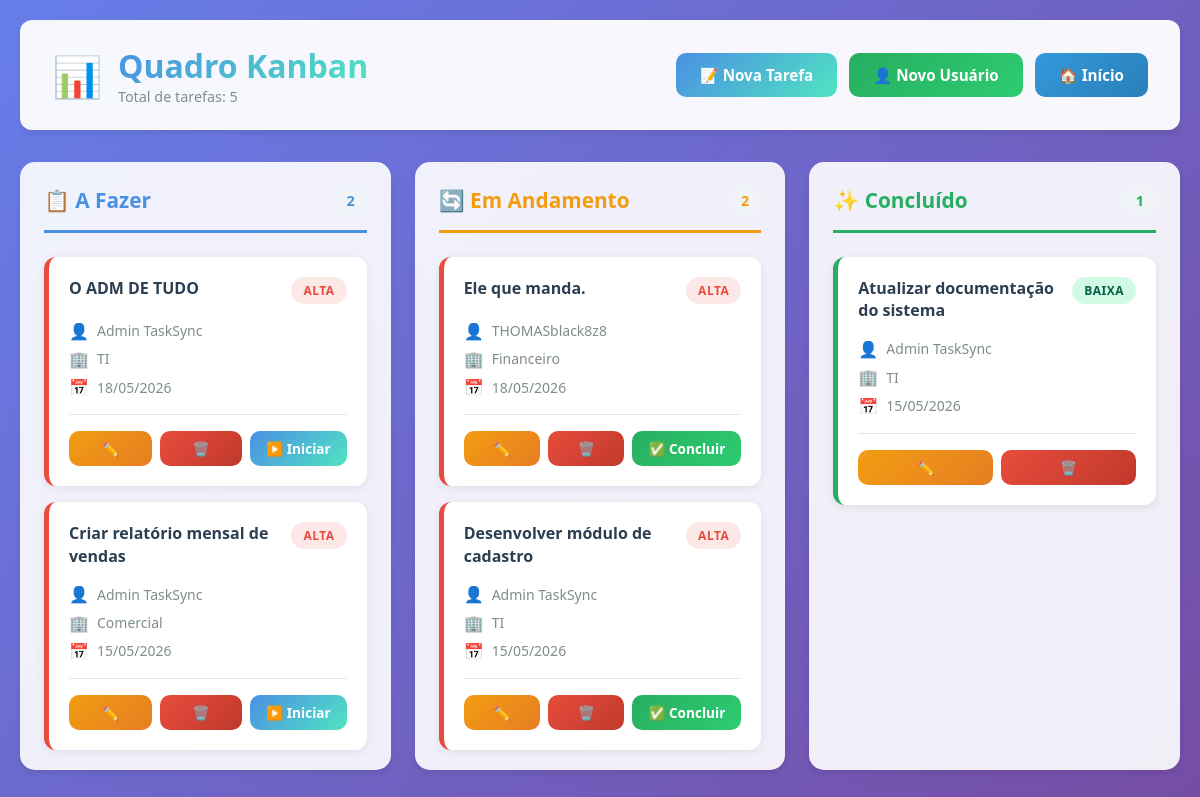
Page /tarefas/gerenciar.php on the committed database.
### tables this page shows
CREATE TABLE `tarefas` (
  `id_tarefa` int(11) NOT NULL,
  `id_usuario` int(11) NOT NULL,
  `descricao` text NOT NULL,
  `setor` varchar(50) NOT NULL,
  `prioridade` enum('baixa','média','alta') NOT NULL,
  `status` enum('a fazer','fazendo','concluído') DEFAULT 'a fazer',
  `data_cadastro` datetime DEFAULT current_timestamp()
);

CREATE TABLE `usuarios` (
  `id_usuario` int(11) NOT NULL,
  `nome` varchar(100) NOT NULL,
  `email` varchar(100) NOT NULL,
  `setor` varchar(50) NOT NULL,
  `data_cadastro` datetime DEFAULT current_timestamp()
);

### tarefas/gerenciar.php (the view, shortened to what this page needs)
<?php
require_once '../config/database.php';
try {
    $sql = "SELECT t.*, u.nome as usuario_nome, u.email as usuario_email
            FROM tarefas t
            JOIN usuarios u ON t.id_usuario = u.id_usuario
            ORDER BY t.prioridade DESC, t.data_cadastro DESC";
    $stmt = $pdo->query($sql);
    $tarefas = $stmt->fetchAll(PDO::FETCH_ASSOC);
} catch(PDOException $e) {
    die("Erro ao buscar tarefas: " . $e->getMessage());
}
$aFazer = array_filter($tarefas, function($t) { return $t['status'] === 'a fazer'; });
$fazendo = array_filter($tarefas, function($t) { return $t['status'] === 'fazendo'; });
$concluido = array_filter($tarefas, function($t) { return $t['status'] === 'concluído'; });
$totalTarefas = count($tarefas);
$totalAFazer = count($aFazer);
$totalFazendo = count($fazendo);
$totalConcluido = count($concluido);
?>
<!DOCTYPE html>
<html lang="pt-BR">
<head>
    <link rel="stylesheet" href="../css/kanban.css">
</head>
<body>
    <div class="container">
        <div class="header">
            <div class="header-left">
                <span class="logo-icon">📊</span>
                <div>
                    <h1>Quadro Kanban</h1>
                    <p>Total de tarefas: <?php echo $totalTarefas; ?></p>
                </div>
            </div>
            <div class="header-actions">
                <a href="cadastrar.php" class="btn btn-primary">
                    📝 Nova Tarefa
                </a>
                <a href="../usuarios/cadastrar.php" class="btn btn-success">
                    👤 Novo Usuário
                </a>
                <a href="../index.php" class="btn btn-info">
                    🏠 Início
                </a>
            </div>
        </div>
        <div class="kanban-board">
            <div class="kanban-column">
                <h3 class="column-header a-fazer">
                    📋 A Fazer
                    <span class="column-count"><?php echo $totalAFazer; ?></span>
                </h3>
                <?php if($totalAFazer > 0): ?>
                    <?php foreach($aFazer as $tarefa): ?>
                        <div class="task-card prioridade-<?php echo $tarefa['prioridade']; ?>">
                            <div class="task-header">
                                <span class="task-title">
                                    <?php echo htmlspecialchars($tarefa['descricao']); ?>
                                </span>
                                <span class="task-badge badge-<?php echo $tarefa['prioridade']; ?>">
                                    <?php echo $tarefa['prioridade']; ?>
                                </span>
                            </div>
                            <div class="task-info">
                                <div class="task-info-item">
                                    <span class="task-info-icon">👤</span>
                                    <?php echo htmlspecialchars($tarefa['usuario_nome']); ?>
                                </div>
                                <div class="task-info-item">
                                    <span class="task-info-icon">🏢</span>
                                    <?php echo htmlspecialchars($tarefa['setor']); ?>
                                </div>
                                <div class="task-info-item">
                                    <span class="task-info-icon">📅</span>
                                    <?php echo date('d/m/Y', strtotime($tarefa['data_cadastro'])); ?>
                                </div>
                            </div>
                            <div class="task-actions">
                                <a href="editar.php?id=<?php echo $tarefa['id_tarefa']; ?>"
                                   class="btn btn-warning btn-sm">✏️</a>
                                <a href="excluir.php?id=<?php echo $tarefa['id_tarefa']; ?>"
                                   class="btn btn-danger btn-sm"
                                   onclick="return confirm('Tem certeza que deseja excluir esta tarefa?')">🗑️</a>
                                <a href="alterar_status.php?id=<?php echo $tarefa['id_tarefa']; ?>&status=fazendo"
                                   class="btn btn-primary btn-sm">▶️ Iniciar</a>
                            </div>
                        </div>
                    <?php endforeach; ?>
                <?php endif; ?>
            </div>
            <div class="kanban-column">
                <h3 class="column-header fazendo">
                    🔄 Em Andamento
                    <span class="column-count"><?php echo $totalFazendo; ?></span>
                </h3>
                <?php if($totalFazendo > 0): ?>
                    <?php foreach($fazendo as $tarefa): ?>
                        <div class="task-card prioridade-<?php echo $tarefa['prioridade']; ?>">
                            <div class="task-header">
                                <span class="task-title">
                                    <?php echo htmlspecialchars($tarefa['descricao']); ?>
                                </span>
                                <span class="task-badge badge-<?php echo $tarefa['prioridade']; ?>">
                                    <?php echo $tarefa['prioridade']; ?>
                                </span>
                            </div>
                            <div class="task-info">
                                <div class="task-info-item">
                                    <span class="task-info-icon">👤</span>
                                    <?php echo htmlspecialchars($tarefa['usuario_nome']); ?>
                                </div>
                                <div class="task-info-item">
                                    <span class="task-info-icon">🏢</span>
                                    <?php echo htmlspecialchars($tarefa['setor']); ?>
                                </div>
                                <div class="task-info-item">
                                    <span class="task-info-icon">📅</span>
                                    <?php echo date('d/m/Y', strtotime($tarefa['data_cadastro'])); ?>
                                </div>
                            </div>
                            <div class="task-actions">
                                <a href="editar.php?id=<?php echo $tarefa['id_tarefa']; ?>"
                                   class="btn btn-warning btn-sm">✏️</a>
                                <a href="excluir.php?id=<?php echo $tarefa['id_tarefa']; ?>"
                                   class="btn btn-danger btn-sm"
                                   onclick="return confirm('Tem certeza que deseja excluir esta tarefa?')">🗑️</a>
                                <a href="alterar_status.php?id=<?php echo $tarefa['id_tarefa']; ?>&status=concluído"
                                   class="btn btn-success btn-sm">✅ Concluir</a>
                            </div>
                        </div>
                    <?php endforeach; ?>
                <?php endif; ?>
            </div>
            <div class="kanban-column">
                <h3 class="column-header concluido">
                    ✨ Concluído
                    <span class="column-count"><?php echo $totalConcluido; ?></span>
                </h3>
                <?php if($totalConcluido > 0): ?>
                    <?php foreach($concluido as $tarefa): ?>
                        <div class="task-card prioridade-<?php echo $tarefa['prioridade']; ?>">
                            <div class="task-header">
                                <span class="task-title">
                                    <?php echo htmlspecialchars($tarefa['descricao']); ?>
                                </span>
                                <span class="task-badge badge-<?php echo $tarefa['prioridade']; ?>">
                                    <?php echo $tarefa['prioridade']; ?>
                                </span>
                            </div>
                            <div class="task-info">
                                <div class="task-info-item">
                                    <span class="task-info-icon">👤</span>
                                    <?php echo htmlspecialchars($tarefa['usuario_nome']); ?>
                                </div>
                                <div class="task-info-item">
                                    <span class="task-info-icon">🏢</span>
                                    <?php echo htmlspecialchars($tarefa['setor']); ?>
                                </div>
                                <div class="task-info-item">
                                    <span class="task-info-icon">📅</span>
                                    <?php echo date('d/m/Y', strtotime($tarefa['data_cadastro'])); ?>
                                </div>
                            </div>
                            <div class="task-actions">
                                <a href="editar.php?id=<?php echo $tarefa['id_tarefa']; ?>"
                                   class="btn btn-warning btn-sm">✏️</a>
                                <a href="excluir.php?id=<?php echo $tarefa['id_tarefa']; ?>"
                                   class="btn btn-danger btn-sm"
                                   onclick="return confirm('Tem certeza que deseja excluir esta tarefa?')">🗑️</a>
                            </div>
                        </div>
                    <?php endforeach; ?>
                <?php endif; ?>
            </div>
        </div>
    </div>
</body>
</html>

### css/kanban.css (style rules this page uses)
:root { --primary-color: #4A90E2; --secondary-color: #50E3C2; --danger-color: #E74C3C; --warning-color: #F39C12; --success-color: #27AE60; --background: #F0F4F8; --card-bg: #FFFFFF; --text-primary: #2C3E50; --text-secondary: #7F8C8D; --border-color: #E0E6ED; --shadow: 0 4px 6px rgba(0,0,0,0.07); --shadow-hover: 0 10px 25px rgba(0,0,0,0.12); --radius: 12px; }
* { margin: 0; padding: 0; box-sizing: border-box; }
body { font-family: 'Segoe UI', Tahoma, Geneva, Verdana, sans-serif; background: linear-gradient(135deg, #667eea 0%, #764ba2 100%); min-height: 100vh; padding: 20px; }
.container { max-width: 1400px; margin: 0 auto; }
.header { background: rgba(255, 255, 255, 0.95); backdrop-filter: blur(10px); padding: 1.5rem 2rem; border-radius: var(--radius); margin-bottom: 2rem; box-shadow: var(--shadow); display: flex; justify-content: space-between; align-items: center; flex-wrap: wrap; gap: 1rem; }
.header-left { display: flex; align-items: center; gap: 1rem; }
.logo-icon { font-size: 2.5rem; }
.header h1 { font-size: 2rem; background: linear-gradient(135deg, var(--primary-color), var(--secondary-color)); -webkit-background-clip: text; -webkit-text-fill-color: transparent; background-clip: text; }
.header p { color: var(--text-secondary); font-size: 0.9rem; }
.header-actions { display: flex; gap: 0.75rem; flex-wrap: wrap; }
.btn { padding: 0.75rem 1.5rem; border: none; border-radius: 10px; font-size: 0.95rem; font-weight: 600; cursor: pointer; transition: all 0.3s; text-decoration: none; display: inline-flex; align-items: center; gap: 0.5rem; }
.btn-primary { background: linear-gradient(135deg, #4A90E2, #50E3C2); color: white; }
.btn-success { background: linear-gradient(135deg, #27AE60, #2ECC71); color: white; }
.btn-warning { background: linear-gradient(135deg, #F39C12, #E67E22); color: white; }
.btn-danger { background: linear-gradient(135deg, #E74C3C, #C0392B); color: white; }
.btn-info { background: linear-gradient(135deg, #3498DB, #2980B9); color: white; }
.btn-sm { padding: 0.5rem 1rem; font-size: 0.85rem; }
.kanban-board { display: grid; grid-template-columns: repeat(3, 1fr); gap: 1.5rem; margin-top: 1rem; }
.kanban-column { background: rgba(255, 255, 255, 0.9); backdrop-filter: blur(10px); border-radius: 15px; padding: 1.5rem; min-height: 500px; box-shadow: 0 4px 6px rgba(0,0,0,0.07); }
.column-header { font-size: 1.3rem; font-weight: 700; margin-bottom: 1.5rem; padding-bottom: 1rem; border-bottom: 3px solid; display: flex; justify-content: space-between; align-items: center; }
.column-header.a-fazer { border-color: var(--primary-color); color: var(--primary-color); }
.column-header.fazendo { border-color: var(--warning-color); color: var(--warning-color); }
.column-header.concluido { border-color: var(--success-color); color: var(--success-color); }
.column-count { background: #F0F4F8; padding: 0.25rem 0.75rem; border-radius: 20px; font-size: 0.9rem; }
.task-card { background: white; border-radius: 12px; padding: 1.25rem; margin-bottom: 1rem; box-shadow: 0 2px 8px rgba(0,0,0,0.08); transition: all 0.3s ease; border-left: 5px solid; position: relative; animation: fadeIn 0.5s ease; }
.task-card.prioridade-alta { border-left-color: var(--danger-color); }
.task-card.prioridade-baixa { border-left-color: var(--success-color); }
.task-header { display: flex; justify-content: space-between; align-items: flex-start; margin-bottom: 1rem; gap: 0.5rem; }
.task-title { font-weight: 600; font-size: 1rem; color: var(--text-primary); line-height: 1.4; flex: 1; }
.task-badge { padding: 0.3rem 0.75rem; border-radius: 20px; font-size: 0.75rem; font-weight: 700; text-transform: uppercase; letter-spacing: 0.5px; white-space: nowrap; }
.badge-alta { background-color: #FDE8E8; color: var(--danger-color); }
.badge-baixa { background-color: #D1FAE5; color: #065F46; }
.task-info { margin: 0.75rem 0; }
.task-info-item { display: flex; align-items: center; gap: 0.5rem; color: var(--text-secondary); font-size: 0.875rem; margin-bottom: 0.4rem; }
.task-info-icon { font-size: 1rem; width: 20px; text-align: center; }
.task-actions { display: flex; gap: 0.5rem; margin-top: 1rem; padding-top: 1rem; border-top: 1px solid var(--border-color); flex-wrap: wrap; }
.task-actions .btn { flex: 1; min-width: fit-content; justify-content: center; }
.kanban-column { max-height: 70vh; overflow-y: auto; }

### rows in the picture
tarefas: descricao "O ADM DE TUDO", prioridade "ALTA", id_usuario.nome "Admin TaskSync", setor "TI", data_cadastro "18/05/2026"
tarefas: descricao "Criar relatório mensal de vendas", prioridade "ALTA", id_usuario.nome "Admin TaskSync", setor "Comercial", data_cadastro "15/05/2026"
tarefas: descricao "Ele que manda.", prioridade "ALTA", id_usuario.nome "THOMASblack8z8", setor "Financeiro", data_cadastro "18/05/2026"
tarefas: descricao "Desenvolver módulo de cadastro", prioridade "ALTA", id_usuario.nome "Admin TaskSync", setor "TI", data_cadastro "15/05/2026"
tarefas: descricao "Atualizar documentação do sistema", prioridade "BAIXA", id_usuario.nome "Admin TaskSync", setor "TI", data_cadastro "15/05/2026"

### other values in the picture
$totalTarefas "5"
$totalAFazer "2"
$totalFazendo "2"
$totalConcluido "1"
